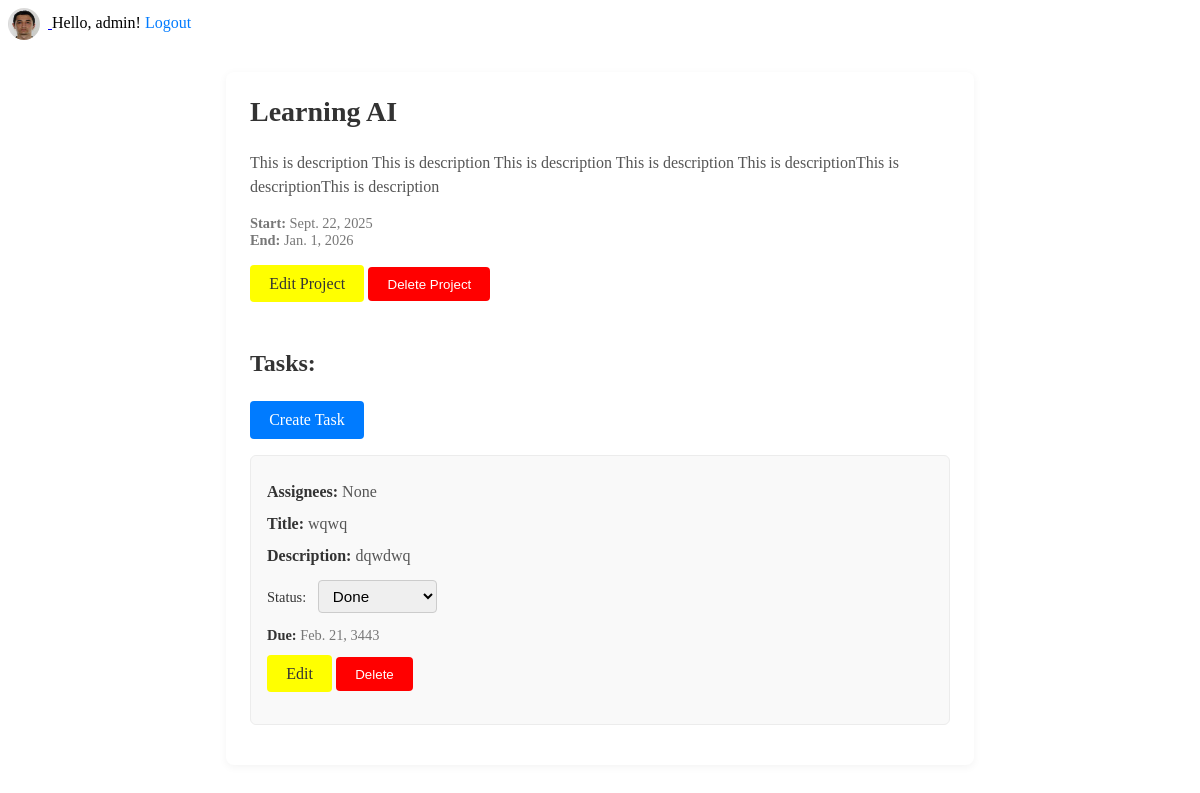
The app's page /projects/2/ (signed in) with its own data.
### manage/models.py (models this page shows, shortened)
class Profile(models.Model):
    user   = models.OneToOneField(User, on_delete=models.CASCADE, related_name='profile')
    avatar = models.ImageField(
        upload_to=user_avatar_path,
        default='avatars/default.png'
    )

class Project(models.Model):
    title = models.CharField(max_length=200)
    description = models.TextField()
    start_date = models.DateField()
    end_date = models.DateField()

class Task(models.Model):
    STATUS_CHOICES = [
        ('to do', 'To Do'),
        ('in progress', 'In Progress'),
        ('done', 'Done'),
    ]
    project = models.ForeignKey(Project, on_delete=models.CASCADE, related_name='tasks')
    title = models.CharField(max_length=200)
    description = models.TextField()
    assignees = models.ManyToManyField(
    User,
    blank=True,
    related_name='tasks')
    due_date = models.DateField()
    status = models.CharField(max_length=20, choices=STATUS_CHOICES, default='to do')

### manage/views.py (the view)
# urls.py: path('projects/<int:pk>/', views.project_detail, name='project_detail'),
@login_required
def project_detail(request, pk):
    project = get_object_or_404(Project, pk=pk)
    if not request.user.is_staff and not project.tasks.filter(assignees=request.user).exists():
        return redirect('project_list')
    return render(request, 'manage/project_detail.html', {'project': project})

### manage/templates/manage/project_detail.html (shortened to what this page needs)
{% extends 'base.html' %}
{% block content %}
  <div class="project-detail">
    <h2>{{ project.title }}</h2>
    <p>{{ project.description }}</p>
    <div class="dates">
      <strong>Start:</strong> {{ project.start_date }}<br>
      <strong>End:</strong> {{ project.end_date }}
    </div>
    {% if user.is_staff %}
        <a class="btn btn-edit" href="{% url 'project_edit' project.id %}">Edit Project</a>
        <form action="{% url 'project_delete' project.id %}" method="post" style="display:inline">
            <button class="btn btn-delete" type="submit">Delete Project</button>
        </form>
    {% endif %}
    <h3>Tasks:</h3>
    {% if user.is_staff %}
      <a class="btn" href="{% url 'task_create' project.id %}">Create Task</a>
    {% endif %}
    <ul class="task-list">
      {% for task in project.tasks.all %}
        <li class="task-item">
          <p><strong>Assignees:</strong>
            {% for user in task.assignees.all %}
                {{ user.username }}{% if not forloop.last %}, {% endif %}
            {% empty %}None{% endfor %}
          </p>
          <p><strong>Title:</strong> {{ task.title }}</p>
          <p><strong>Description:</strong> {{ task.description }}</p>
          <form method="post" action="{% url 'task_update_status' task.pk %}">
            <label for="status_{{ task.pk }}">Status:</label>
            <select id="status_{{ task.pk }}" name="status" onchange="this.form.submit()">
              {% for code,label in task.STATUS_CHOICES %}
                <option value="{{ code }}" {% if task.status == code %}selected{% endif %}>{{ label }}</option>
              {% endfor %}
            </select>
          </form>
          <p><strong>Due:</strong> {{ task.due_date }}</p>
          {% if user.is_staff %}
            <a class="btn btn-edit" href="{% url 'task_edit' task.pk %}">Edit</a>
            <form action="{% url 'task_delete' task.pk %}" method="post" style="display:inline">
                <button class="btn btn-delete" type="submit">Delete</button>
            </form>
            {% endif %}
        </li>
      {% empty %}
        <li>No tasks for this project.</li>
      {% endfor %}
    </ul>
  </div>
{% endblock %}

### manage/templates/base.html (shortened to what this page needs)
<!DOCTYPE html>
<html lang="en">
<head>
</head>
<body>
  <nav>
    {% if user.is_authenticated %}
      <a href="{% url 'profile_edit' %}">
      <img src="{{ user.profile.avatar.url }}"
           alt="Avatar"
           class="nav-avatar">
    </a>
    Hello, {{ user.username }}!
    <a class="logout" href="{% url 'logout' %}">Logout</a>
    {% endif %}
  </nav>
  <div class="container">
    {% block content %}{% endblock %}
  </div>
</body>
</html>

### manage/templates/base.html (style rules this page uses)
.btn { display: inline-block; padding: 0.6rem 1.2rem; margin-bottom: 1rem; background-color: #007bff; color: #fff ; font-weight: 500; border-radius: 4px; text-decoration: none; transition: background-color 0.2s, box-shadow 0.2s; }
.btn-edit { background-color: rgb(255, 255, 0) !important; color: rgb(52, 52, 52); }
.btn-delete { background-color: red !important; border: none; cursor: pointer; }
.nav-avatar { width: 32px; height: 32px; border-radius: 50%; vertical-align: middle; margin-right: 8px; }
.logout { text-decoration: none; color: #007bff; }

### manage/templates/manage/project_detail.html (style rules this page uses)
.project-detail { max-width: 700px; margin: 2rem auto; padding: 1.5rem; background-color: #fff; border-radius: 8px; box-shadow: 0 2px 8px rgba(0,0,0,0.05); }
.project-detail h2 { margin-top: 0; font-size: 1.75rem; color: #333; }
.project-detail p { line-height: 1.5; color: #555; }
.project-detail .dates { margin: 1rem 0; font-size: 0.9rem; color: #777; }
.project-detail h3 { margin-top: 2rem; font-size: 1.5rem; color: #333; }
.task-list { list-style: none; padding: 0; margin: 0; }
.task-item { background-color: #f9f9f9; border: 1px solid #ececec; border-radius: 6px; padding: 1rem; margin-bottom: 1rem; transition: box-shadow 0.2s; }
.task-item p { margin: 0.5rem 0; }
.task-item strong { color: #333; }
.task-item form { margin: 0.75rem 0; }
.task-item label { font-size: 0.9rem; margin-right: 0.5rem; color: #333; }
.task-item select { padding: 0.4rem 0.6rem; border: 1px solid #ccc; border-radius: 4px; font-size: 0.95rem; transition: border-color 0.2s, box-shadow 0.2s; }
.task-item p:last-of-type { font-size: 0.9rem; color: #777; }

### records on screen
Project: title "Learning AI", description "This is description This is description This is description This is description This is descriptionThis is descriptionThis is description", start_date "Sept. 22, 2025", end_date "Jan. 1, 2026"
Task: title "wqwq", description "dqwdwq", status "Done", due_date "Feb. 21, 3443"

### other values on screen
{{ user.username }} "admin"
